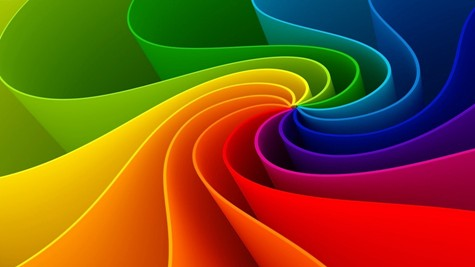
#> input picture 1a.jpg, 475 x 267 px
$ python main.py
#> lines starting #> are read from the running program, lines starting #| are printed output that depends on the picture
from PIL import Image
import numpy as np
import cv2

# [6 lines left out: function minMax, not called in this run]
'''
**future work**
#def normalizeMinMax( value ):
http://stackoverflow.com/questions/29661574/normalize-numpy-array-columns-in-python
  import numpy as np

x = np.array([[1000,  10,   0.5],
              [ 765,   5,  0.35],
              [ 800,   7,  0.09]])

x_normed = x / x.max(axis=0)

print(x_normed)
# [[ 1.     1.     1.   ]
#  [ 0.765  0.5    0.7  ]
#  [ 0.8    0.7    0.18 ]]
'''
#Each RGB band image is multiplied by it corresponding color blind factor.
#The saved files are used by opencv.
# [11 lines left out: function pixelLand, not called in this run]


#This is a check to see if the correct image is being processed.
def Normal():
    imCV = cv2.imread('1a.jpg')
    cv2.imshow('Normal',imCV)
    cv2.waitKey(0)
    cv2.destroyAllWindows()

''' The four converters use the same format, which could be written into single method in the future.'''
# [123 lines left out: functions Prota, Deute, Trita, Achro, not called in this run]

'''Attempt to reverse the process, step by step.
   The following three functions do the same thing.'''
# [143 lines left out: functions AdjProta, AdjDeute, AdjTrita, not called in this run]

def AdjAchro():
    #greyscale - [.3,.59,.11]
    Normal()

def BLAH(): #replace this before uploading - indent also
#This presents the programs features to the user.
#Also, the values are reset after every selection.
#Rinse and repeat.
    userInput =0
    while(userInput != 10):
        print("Please choose one of the following: ")
        print("1 - Normal Color Vision")
        print("2 - Red-Blind/Protanopia image")
        print("3 - Green-Blind/Deuteranopia image")
        print("4 - Blue-Blind/Tritanopia image")
        print("5 - Monochromacy/Achromatopsia image")
        print("6 - Adjusted Protanopia image")
        print("7 - Adjusted Deuteranopia")
        print("8 - Adjusted Tritanopia image")
        print("9 - Adjusted Achromatopsia image")
        print("10 - Exit image")

        userInput = int(input("Enter your choice: "))
        if (0< userInput) and (userInput <10):

            #imRGB = Image.open("1a.jpg")
            #width, height = imRGB.size

            rgbLIST =[]
    #First divide of the image into RGB channels as to be split in the calling function.
            rim, gim, bim = imRGB.split()
            rgbLIST.extend( (rim, gim, bim) )

            for i in range( 0,3 ):
                rgbLIST[i].convert('RGB')

            rgbLIST[0].save("rim.jpg")
            rgbLIST[1].save("gim.jpg")
            rgbLIST[2].save("bim.jpg")

            UserSelect[userInput]()

'''****MAIN****'''
#Python's version of a switch-case to be used in the menu selection.
UserSelect = {
    1:Normal,
    2:Prota,
    3:Deute,
    4:Trita,
    5:Achro,
    6:AdjProta,
    7:AdjDeute,
    8:AdjTrita,
    9:AdjAchro
    }

'''Moved these two lines from the BLAH function.
   This will make the program callable from CLI.'''
imRGB = Image.open("1a.jpg")
#> imRGB is the input picture: PIL image 475x267 RGB; mean R, G, B 123.3, 81.7, 28.9
width, height = imRGB.size
#> width = 475; height = 267
#> the loop in BLAH, `while(userInput != 10):` made 7 passes; the answer given on pass 1: 1
#> pass 1, in BLAH, `rim, gim, bim = imRGB.split()`:
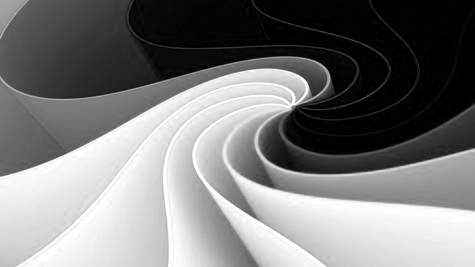
#> rim: PIL image 475x267 L; min 0, max 255, mean 123.3
#> pass 1, in BLAH, `rim, gim, bim = imRGB.split()`:
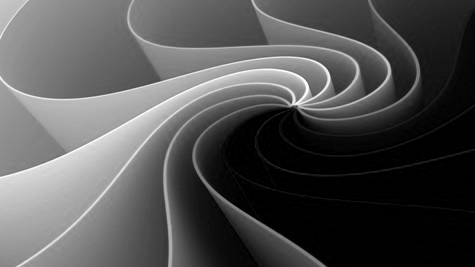
#> gim: PIL image 475x267 L; min 0, max 255, mean 81.7
#> pass 1, in BLAH, `rim, gim, bim = imRGB.split()`:
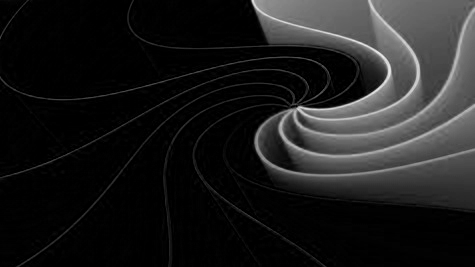
#> bim: PIL image 475x267 L; min 0, max 237, mean 28.9
#> (the run stopped early here; a loop or call above may not have finished)
